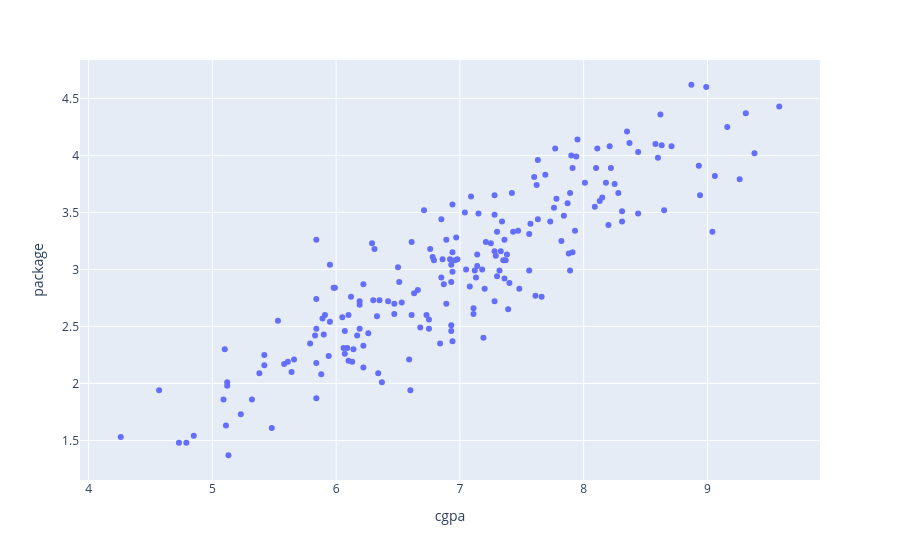

Notebook source saved alongside this figure:
### Code cell
# use in plotly .
px.scatter(
    data_frame=df,
    x=df['cgpa'],
    y = df['package']
)

### Figure 1 — Plotly figure (JSON) as saved in the notebook; plotly's stock layout.template omitted (floating-point values rounded to 4 significant figures; data arrays with more than 128 entries replaced by an {"elided": "..."} marker saying what was removed)
{"data": [{"hovertemplate": "cgpa=%{x}<br>package=%{y}<extra></extra>", "legendgroup": "", "marker": {"color": "#636efa", "symbol": "circle"}, "mode": "markers", "name": "", "orientation": "v", "showlegend": false, "type": "scatter", "x": {"elided": "200 float values"}, "xaxis": "x", "y": {"elided": "200 float values"}, "yaxis": "y"}], "layout": {"legend": {"tracegroupgap": 0}, "margin": {"t": 60}, "xaxis": {"anchor": "y", "domain": [0, 1], "title": {"text": "cgpa"}}, "yaxis": {"anchor": "x", "domain": [0, 1], "title": {"text": "package"}}}}
